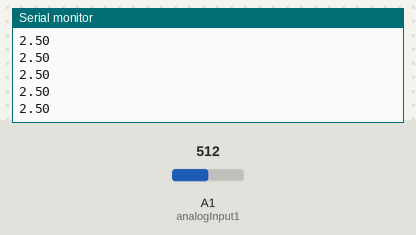
Simulated run of this sketch. Board: Arduino Uno, built with avr-gcc and run on an emulated ATmega328P. Parts: the last lines printed to the serial monitor. The inputs (shaded band) are chosen by the test bench; at power-on: A1 (analogInput1) = 512.

Above: at 1.2 s.
1.3 s: A1 (analogInput1) set to 716
At 1.8 s:
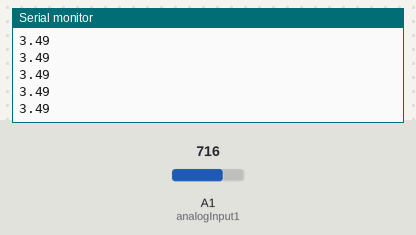
2.8 s: A1 (analogInput1) set to 900
At 3.5 s:
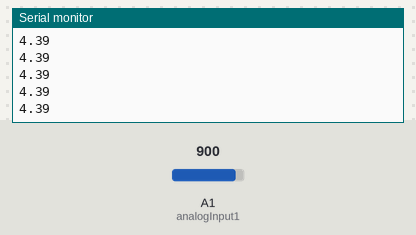
Timing chart, 0 to 5.8 s (numbered marks = the images above; inputs shaded):
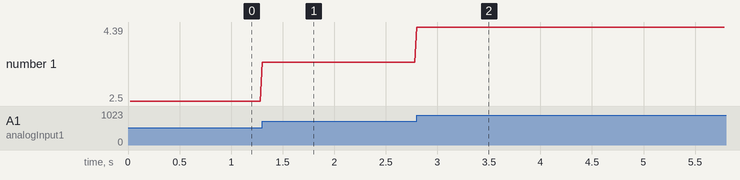

Measured:
- after the input at 1.3 s, the serial monitor: prints a new line at once (image 1)
- after the input at 2.8 s, the serial monitor: prints a new line at once (image 2)
- plotted number 1: 2.5 → 3.49 after the input at 1.3 s, 3.49 → 4.39 after the input at 2.8 s

The sketch:

sampler.ino
```cpp
/*Simple signal Sampler
 *
 * Author: Jason Francisco Macas Mora
 * Emai: franciscomacas3@gmail.com
*/

// ----------- PINS VARIABLES ---------
const int analogInput1 = A1;

// --------- SAMPLER VARIABLES --------
unsigned int Fs = 50; // Sample frequency (Hz)
const unsigned long SCALE_TIME_FACTOR = 1000; // 1000 -> ms | 1000000 -> us
unsigned long dt = SCALE_TIME_FACTOR / Fs; // Sample interval (ms)
unsigned long t = 0;
unsigned long currentTime = 0;

const float voltageScaleFactor = 0.00488; // | Vcc / ADC_resolution | -> 5/1024

// --------
float variable = 0;

// -------- SAMPLER FUNCTIONS ---------

void sampleSignal(){

  // currentTime = micros(); // if you choose scaleTimeFactor = 1ˆ06
  currentTime = millis();

  if(currentTime - t >= dt){
     t = currentTime;
     variable = analogRead(analogInput1) * voltageScaleFactor;

     // As JSON
     //Serial.println("{\"x\": " + String(variable) + "}");

     // Normal
     Serial.println(variable);
  }

}

void setup() {
  Serial.begin(9600);
}

void loop() {
  sampleSignal();
}
```
